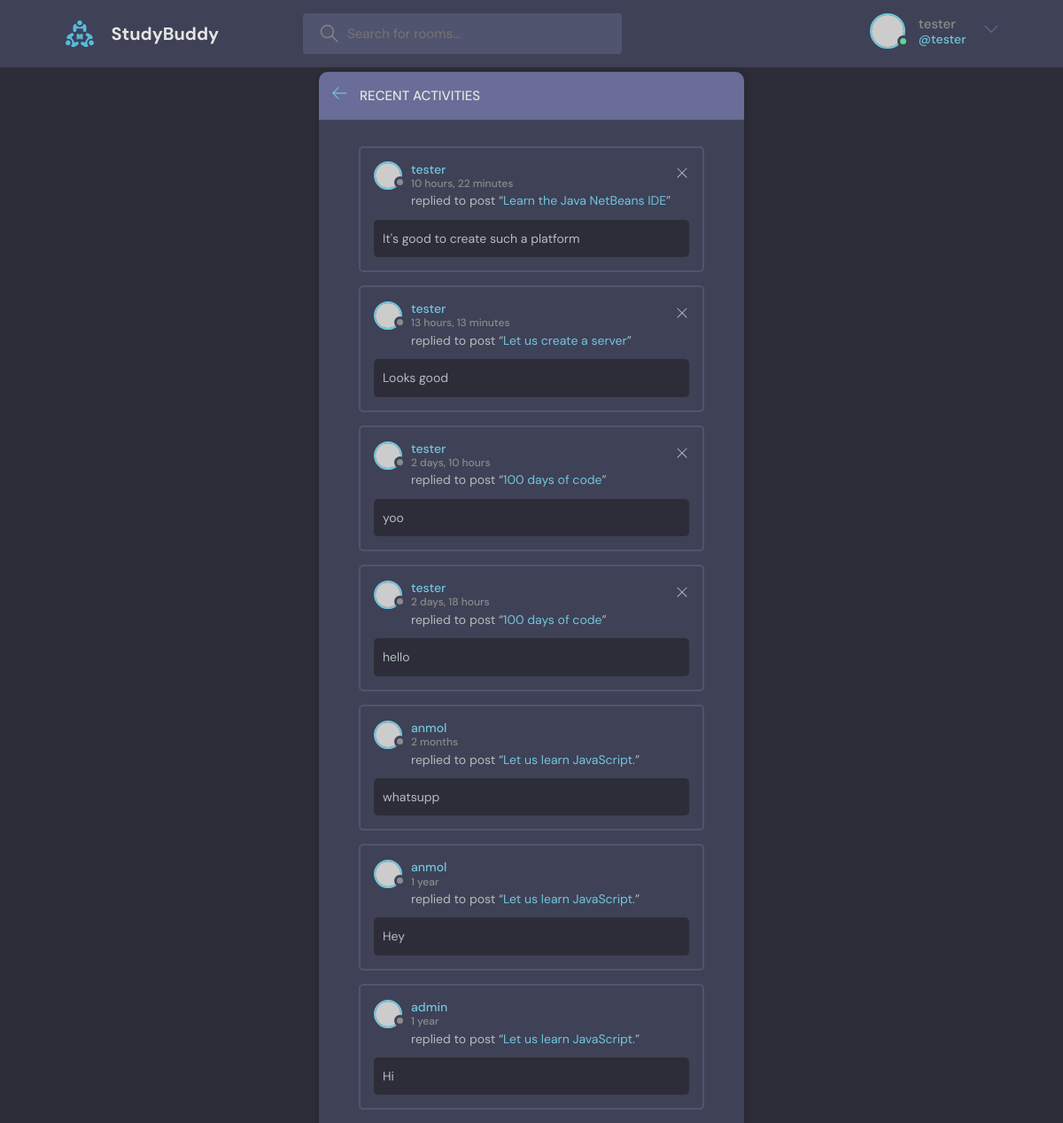
Screenshot of /activity/ (signed in) with the database file from the repository.
### base/models.py (models this page shows, shortened)
class Message(models.Model):
    user = models.ForeignKey(User, on_delete=models.CASCADE)
    room = models.ForeignKey(Room, on_delete=models.CASCADE)
    body = models.TextField()
    updated = models.DateTimeField(auto_now=True)
    created = models.DateTimeField(auto_now_add=True)
    class Meta:
        ordering = ['-updated', '-created']
    def __str__(self):
        return self.body[0:50]

class Room(models.Model):
    host = models.ForeignKey(User, on_delete=models.SET_NULL, null=True)
    topic = models.ForeignKey(Topic, on_delete=models.SET_NULL, null=True)
    name = models.CharField(max_length=100)
    description = models.TextField(null=True, blank=True)
    participants = models.ManyToManyField(User, related_name='participants', blank=True)
    updated = models.DateTimeField(auto_now=True)
    created = models.DateTimeField(auto_now_add=True)
    class Meta:
        ordering = ['-updated', '-created']

### base/views.py (the view)
# urls.py: path("activity/", views.activityPage, name='activity'),
def activityPage(request):
    room_messages = Message.objects.all()
    return render(request, 'activity.html', {'room_messages': room_messages})

### templates/activity.html
{% extends 'main.html' %}
{% block content %}
<main class="layout">
  <div class="container">
    <div class="layout__box">
      <div class="layout__boxHeader">
        <div class="layout__boxTitle">
          <a href="{% url 'home' %}">
            <svg version="1.1" xmlns="http://www.w3.org/2000/svg" width="32" height="32" viewBox="0 0 32 32">
              <title>arrow-left</title>
              <path
                d="M13.723 2.286l-13.723 13.714 13.719 13.714 1.616-1.611-10.96-10.96h27.625v-2.286h-27.625l10.965-10.965-1.616-1.607z">
              </path>
            </svg>
          </a>
          <h3>Recent Activities</h3>
        </div>
      </div>
      <div class="activities-page layout__body">
        {% for message in room_messages %}
        <div class="activities__box">
          <div class="activities__boxHeader roomListRoom__header">
            <a href="{% url 'user-profile' message.user.id %}" class="roomListRoom__author">
              <div class="avatar avatar--small">
                <img src="https://randomuser.me/api/portraits/women/11.jpg" />
              </div>
              <p>
                {{message.user}}
                <span>{{message.created|timesince}}</span>
              </p>
            </a>
            {% if request.user == message.user %}
            <div class="roomListRoom__actions">
              <a href="#">
                <svg version="1.1" xmlns="http://www.w3.org/2000/svg" width="32" height="32" viewBox="0 0 32 32">
                  <title>remove</title>
                  <path
                    d="M27.314 6.019l-1.333-1.333-9.98 9.981-9.981-9.981-1.333 1.333 9.981 9.981-9.981 9.98 1.333 1.333 9.981-9.98 9.98 9.98 1.333-1.333-9.98-9.98 9.98-9.981z">
                  </path>
                </svg>
              </a>
            </div>
            {% endif %}
          </div>
          <div class="activities__boxContent">
            <p>replied to post “<a href="{% url 'room' message.room.id %}">{{message.room.name}}</a>”</p>
            <div class="activities__boxRoomContent">
              {{message}}
            </div>
          </div>
        </div>
        {% endfor %}
      </div>
    </div>
  </div>
</main>
{% endblock content %}

### templates/navbar.html (shortened to what this page needs)
{% load static %}
<header class="header header--loggedIn">
    <div class="container">
        <a href="{% url 'home' %}" class="header__logo">
            <img src="{% static 'images/logo.svg' %}" />
            <h1>StudyBuddy</h1>
        </a>
        <form class="header__search" method="GET" action="{% url 'home' %}">
            <label>
                <input name = 'q' placeholder="Search for rooms..." />
            </label>
        </form>
        <nav class="header__menu">
            {% if request.user.is_authenticated %}
            <div class="header__user">
                <a href="{% url 'user-profile' request.user.id %}">
                    <div class="avatar avatar--medium active">
                        <img src="https://randomuser.me/api/portraits/men/37.jpg" />
                    </div>
                    <p>{{request.user.username}}<span>@{{request.user.username}}</span></p>
                </a>
                <button class="dropdown-button">
                    <svg version="1.1" xmlns="http://www.w3.org/2000/svg" width="32" height="32" viewBox="0 0 32 32">
                        <title>chevron-down</title>
                        <path d="M16 21l-13-13h-3l16 16 16-16h-3l-13 13z"></path>
                    </svg>
                </button>
            </div>
            {% else %}
            <a href="{% url 'login' %}">
                <img src="{% static 'images/avatar.svg' %}" />
                 <p>Login</p>
            </a>
            {% endif %}
        </nav>
    </div>
</header>

### rows the page displays
Message: user "tester", created "10 hours, 22 minutes", room.name "Learn the Java NetBeans IDE", body "It's good to create such a platform"
Message: user "tester", created "13 hours, 13 minutes", room.name "Let us create a server", body "Looks good"
Message: user "tester", created "2 days, 10 hours", room.name "100 days of code", body "yoo"
Message: user "tester", created "2 days, 18 hours", room.name "100 days of code", body "hello"
Message: user "anmol", created "2 months", room.name "Let us learn JavaScript.", body "whatsupp"
Message: user "anmol", created "1 year", room.name "Let us learn JavaScript.", body "Hey"
Message: user "admin", created "1 year", room.name "Let us learn JavaScript.", body "Hi"

### other values shown
{{ request.user.username }} "tester"
